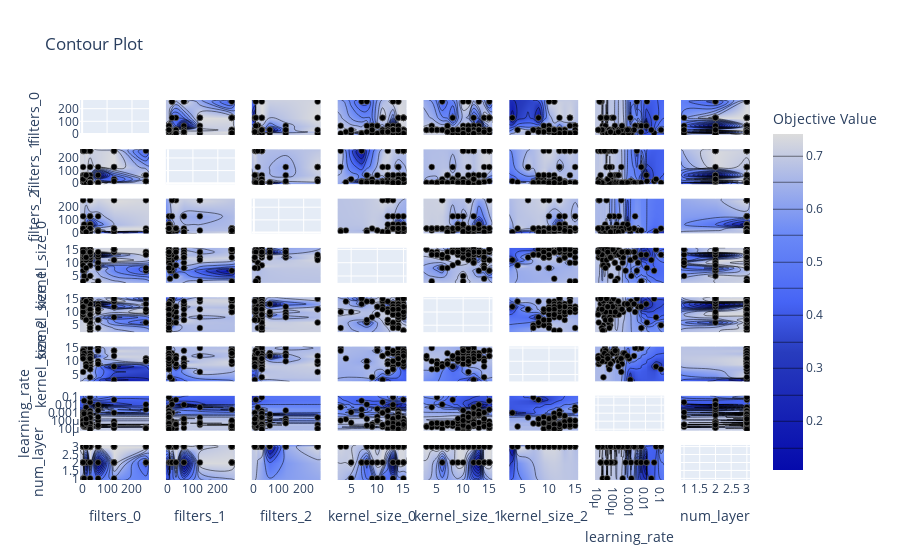

Notebook code for this chart:
### Code cell
optuna.visualization.plot_contour(study)
